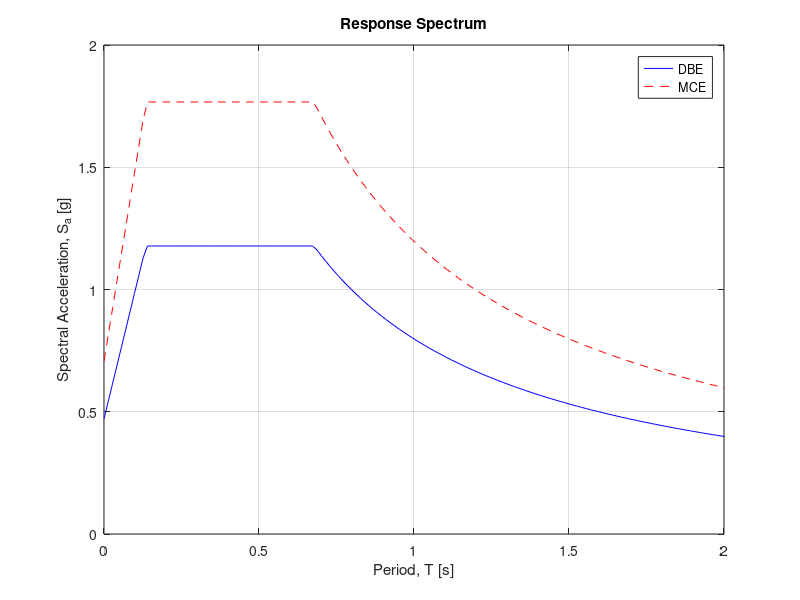

Reproduce this figure in MATLAB. (Note: this script raises an error after producing the figure.)
%% CEE 287: Homework 3
% Nicole Paul

%% Problem 1

clear;
clc;

% From USGS, for site
Ss = 1.767;
S1 = 0.798;
TL = 12;

% Table 11.4-1 and Table 11.4-2
Fa = 1.0;
Fv = 1.5;

% Equations 11.4-1 and 11.4-2
Sms = Fa*Ss;
Sm1 = Fv*S1;

% Equations 11.4-3 and 11.4-4
Sds = 2*Sms/3;
Sd1 = 2*Sm1/3;

% Section 11.4.5 Design Response Spectrum
T0 = 0.2*Sd1/Sds;
Ts = Sd1/Sds;

% Calculating Design Spectra
m = 1000;
T = linspace(0,14,m)';
Sa = zeros(m,1);
for i = 1:m
    if T(i) < T0
        Sa(i) = Sds*(0.4+0.6*T(i)/T0);
    elseif T(i) >= T0 && T(i) < Ts
        Sa(i) = Sds;
    elseif T(i) >= Ts && T(i) < TL
        Sa(i) = Sd1/T(i);
    else
        Sa(i) = Sd1*TL/T(i)^2;
    end
end

% Plotting
figure;
plot(T,Sa,'b-',T,1.5*Sa,'r--'); grid on;
xlabel('Period, T [s]');
ylabel('Spectral Acceleration, S_a [g]');
xlim([0 2]);
legend('DBE','MCE','Location','best');
title('Response Spectrum');
        
%% Problem 3

% Getting ground motion information
load('Parking.mat');
load('SLAC_1.mat');
load('SLAC_2.mat');
load('VA_1.mat');
load('VA_2.mat');

convtog = 0.00101971621;

GM = convtog*[Parking(:,2) VA_1(:,2) VA_2(:,2) SLAC_1(:,2) SLAC_2(:,2)];
t = Parking(:,1); % same for all GM
nGM = 5;

% Period Range
m = 1000;
T_range = linspace(0,4,m);

% Initial conditions
u0 = 0;
v0 = 0;

% Other Inputs
dt = t(2);
E = 0.05;

% Initialization
Sd = zeros(m,nGM);
Sa = zeros(m,nGM);

% Getting response spectrum for each GM
for i = 1:nGM
    for j = 1:m
        [~,~,~,Sd(j,i),~,Sa(j,i),~,~] = RecurrenceSDOF(T_range(j),E,GM(:,i),dt,u0,v0);
    end
end

% Range of periods of interest
Tn = 0.6;
T_lower = 0.2*Tn;
T_upper = 1.5*Tn;

% % % DESIGN SPECTRA
% From USGS, for site
Ss = 1.767;
S1 = 0.798;
TL = 12;

% Table 11.4-1 and Table 11.4-2
Fa = 1.0;
Fv = 1.5;

% Equations 11.4-1 and 11.4-2
Sms = Fa*Ss;
Sm1 = Fv*S1;

% Equations 11.4-3 and 11.4-4
Sds = 2*Sms/3;
Sd1 = 2*Sm1/3;

% Section 11.4.5 Design Response Spectrum
T0 = 0.2*Sd1/Sds;
Ts = Sd1/Sds;
inds_T0 = find(T_range<T_lower);
inds_Ts = find(T_range>T_upper);
ind_T0 = inds_T0(end);
ind_Ts = inds_Ts(1);

% Calculating Design Spectra
Sa_DBE = zeros(m,1);
for i = 1:m
    if T_range(i) < T0
        Sa_DBE(i) = Sds*(0.4+0.6*T_range(i)/T0);
    elseif T_range(i) >= T0 && T_range(i) < Ts
        Sa_DBE(i) = Sds;
    elseif T_range(i) >= Ts && T_range(i) < TL
        Sa_DBE(i) = Sd1/T_range(i);
    else
        Sa_DBE(i) = Sd1*TL/T_range(i)^2;
    end
end

% Finding appropriate scale factors
range = ind_T0:ind_Ts;
SF = Sa_DBE(range)./mean(Sa(range,:),2);
max_SF = max(SF);

% Plotting
figure;
plot(T_range, Sa*max_SF); grid on; hold on;
plot(T_range, mean(Sa,2)*max_SF, 'k--', 'LineWidth', 2);
plot(T_range, Sa_DBE, 'r--', 'LineWidth', 2);
xlabel('Period, T [s]');
ylabel('Spectral Acceleration, S_a [g]');
title(['Response Spectrum, Scale Factor = ' num2str(max_SF)]);
legend('Parking','VA_1','VA_2','SLAC_1','SLAC_2','Mean','DBE');


%% Problem 4
%% Problem 4

% Getting ground motion information
load('Parking.mat');
load('SLAC_1.mat');
load('SLAC_2.mat');
load('VA_1.mat');
load('VA_2.mat');

convtog = 0.00101971621;

GM = convtog*[Parking(:,2) VA_1(:,2) VA_2(:,2) SLAC_1(:,2) SLAC_2(:,2)];
t = Parking(:,1); % same for all GM
nGM = 5;
%%
% Period Range
m = 1000;
T_range = linspace(0,6,m);

% Initial conditions
u0 = 0;
v0 = 0;

% Other Inputs
dt = Parking(2,1);
E = 0.05;

% Initialization
Sd = zeros(m,nGM);
Sa = zeros(m,nGM);

% Getting response spectrum for each GM
for i = 1:nGM
    for j = 1:m
        [~,~,~,Sd(j,i),~,Sa(j,i),~,~] = RecurrenceSDOF(T_range(j),E,GM(:,i),dt,u0,v0);
    end
end

% Range of periods of interest
Tn = 0.6;
T_lower = 0.2*Tn;
T_upper = 1.5*Tn;

% % % DESIGN SPECTRA
% From USGS, for site
Ss = 1.767;
S1 = 0.798;
TL = 12;

% Table 11.4-1 and Table 11.4-2
Fa = 1.0;
Fv = 1.5;

% Equations 11.4-1 and 11.4-2
Sms = Fa*Ss;
Sm1 = Fv*S1;

% Equations 11.4-3 and 11.4-4
Sds = 2*Sms/3;
Sd1 = 2*Sm1/3;

% Section 11.4.5 Design Response Spectrum
T0 = 0.2*Sd1/Sds;
Ts = Sd1/Sds;
inds_T0 = find(T_range<T_lower);
inds_Ts = find(T_range>T_upper);
ind_T0 = inds_T0(end)+1;
ind_Ts = inds_Ts(1)-1;

% Calculating Design Spectra
Sa_DBE = zeros(m,1);
for i = 1:m
    if T_range(i) < T0
        Sa_DBE(i) = Sds*(0.4+0.6*T_range(i)/T0);
    elseif T_range(i) >= T0 && T_range(i) < Ts
        Sa_DBE(i) = Sds;
    elseif T_range(i) >= Ts && T_range(i) < TL
        Sa_DBE(i) = Sd1/T_range(i);
    else
        Sa_DBE(i) = Sd1*TL/T_range(i)^2;
    end
end

% Finding appropriate scale factors
range = ind_T0:ind_Ts;
SF = 1.5*Sa_DBE(range)./mean(Sa(range,:),2);
max_SF = max(SF);
%%
% Plotting
figure;
plot(T_range, Sa*max_SF); grid on; hold on;
plot(T_range, mean(Sa,2)*max_SF, 'k--', 'LineWidth', 2);
plot(T_range, 1.5*Sa_DBE, 'r--', 'LineWidth', 2);
xlabel('Period, T [s]');
ylabel('Spectral Acceleration, S_a [g]');
title(['Response Spectrum, Scale Factor = ' num2str(max_SF)]);
legend('Parking','VA_1','VA_2','SLAC_1','SLAC_2','Mean','MCE');


%% Problem 5


Tn = 0.6;
E = 0.02;

SF_DBE = 2.9301;
SF_MCE = 4.3852;

Sd_DBE = zeros(nGM,1);
Sa_DBE = zeros(nGM,1);
Sd_MCE = zeros(nGM,1);
Sa_MCE = zeros(nGM,1);
for i = 1:nGM
    [~,~,~,Sd_DBE(i),~,Sa_DBE(i),~,~] = RecurrenceSDOF(Tn,E,GM(:,i)*SF_DBE,dt,u0,v0);
    [~,~,~,Sd_MCE(i),~,Sa_MCE(i),~,~] = RecurrenceSDOF(Tn,E,GM(:,i)*SF_MCE,dt,u0,v0);
end

R = 8;
Cd = 5;

del_DBE = (Cd/R)*Sd_DBE
del_MCE = (Cd/R)*Sd_MCE

%% Calculating R values

R = 8;
Tn = 0.6;
Fy = 1.178/R;
% Cy = 0.1841;
% Fy = Cy;

R_DBE = Sa_DBE/Fy
R_MCE = Sa_MCE/Fy


%% Problem 6

% Site Class D
a = 57;
b = 1.85;
c = 60;
Ts = 1.05;

% Selected R, T values
R = 8;
T = 0.6;

% GM Information
dt = Parking(2,1);
E = 0.05;
u0 = 0;
v0 = 0;

% Initialization
CR = zeros(nGM,1);
Sd_DBE = zeros(nGM,1);
Sd_inel_DBE = zeros(nGM,1);
Sd_MCE = zeros(nGM,1);
Sd_inel_MCE = zeros(nGM,1);
for i = 1:nGM
    CR_DBE(i) = 1 + ((1/(a*(T/Ts)^b)) - 1/c)*(R_DBE(i)-1);
    CR_MCE(i) = 1 + ((1/(a*(T/Ts)^b)) - 1/c)*(R_MCE(i)-1);
    [~,~,~,Sd_DBE(i),~,~] = NewmarkAverageAcceleration(T, E, SF_DBE*GM(:,i), dt, u0, v0, 1e10); % NOTE: uy sufficiently high so that remains elastic
    Sd_inel_DBE(i) = CR_DBE(i)*Sd_DBE(i);
    [~,~,~,Sd_MCE(i),~,~] = NewmarkAverageAcceleration(T, E, SF_MCE*GM(:,i), dt, u0, v0, 1e10); % NOTE: uy sufficiently high so that remains elastic
    Sd_inel_MCE(i) = CR_MCE(i)*Sd_MCE(i);
end

%% Problem 7

Tn = 0.6;
m = 1;
k = m*(2*pi)^2/Tn^2;
R = 8;
Fy = 1.178/R;
uy = Fy./k;
E = 0.02;

for i = 1:nGM
    [~,~,~,Sdi_DBE(i),~,~] = NewmarkAverageAcceleration(Tn, E, SF_DBE*GM(:,i), dt, u0, v0, uy); % NOTE: uy sufficiently high so that remains elastic
    [~,~,~,Sdi_MCE(i),~,~] = NewmarkAverageAcceleration(Tn, E, SF_MCE*GM(:,i), dt, u0, v0, uy); % NOTE: uy sufficiently high so that remains elastic
end

%% Problem 7

Tn = 0.6;
m = 1;
k = m*(2*pi)^2/Tn^2;
R = 8;
Fy = 1.178/R;
uy = Fy./k;
E = 0.02;
Cy = 0.1841;

for i = 1:nGM
    [~,~,~,Sdi_DBE(i),~,~] = NewmarkAverageAccelerationCy(Tn, E, SF_DBE*GM(:,i), dt, u0, v0, Cy); % NOTE: uy sufficiently high so that remains elastic
    [~,~,~,Sdi_MCE(i),~,~] = NewmarkAverageAccelerationCy(Tn, E, SF_MCE*GM(:,i), dt, u0, v0, Cy); % NOTE: uy sufficiently high so that remains elastic
end
